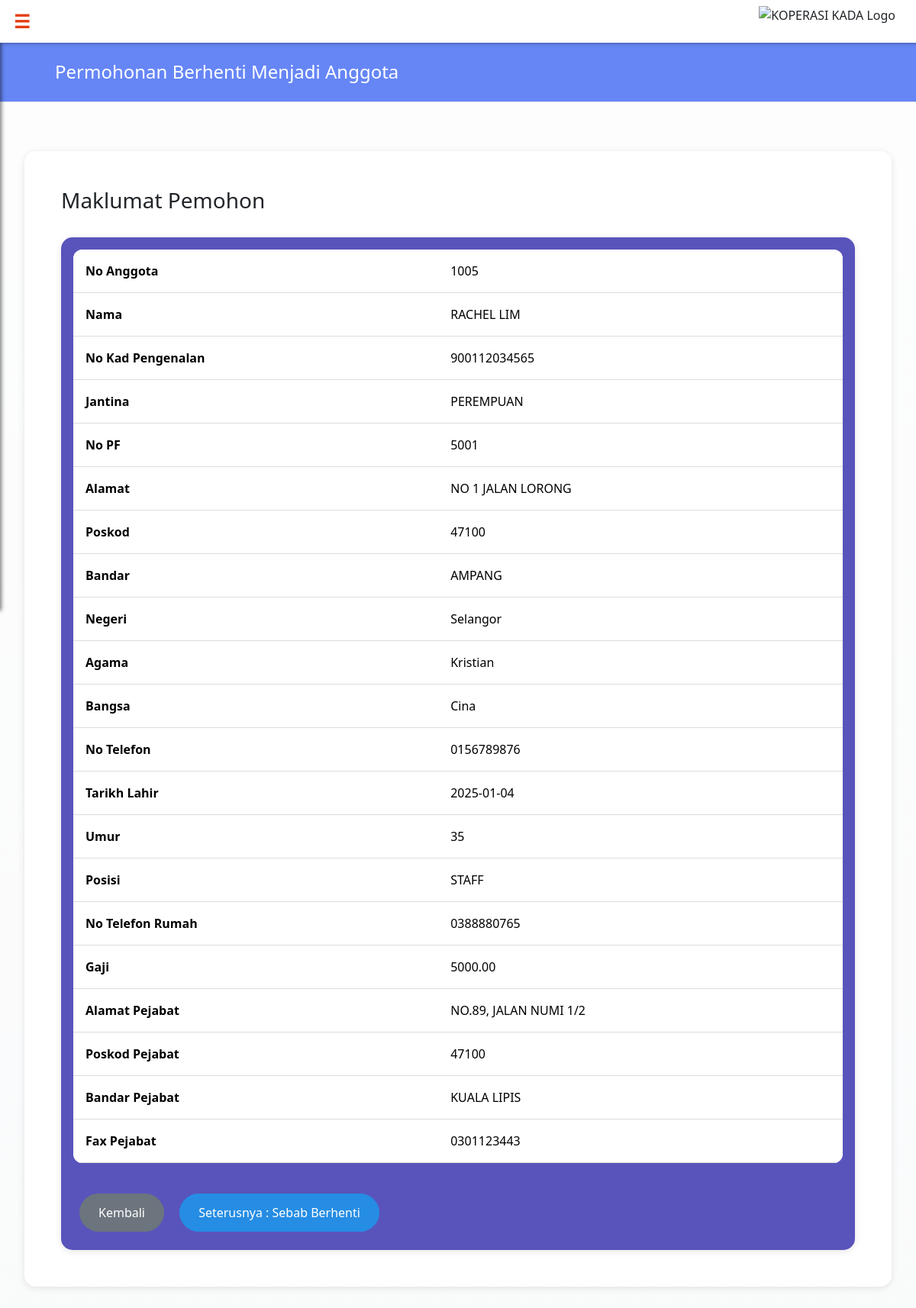
The app's page /adreviewterminate.php?staffNo=1005 with its own data.
### tables this page shows
CREATE TABLE `applicant` (
  `staffNo` int(5) NOT NULL,
  `photo` longblob NOT NULL,
  `applicantName` varchar(255) NOT NULL,
  `applicantIC` varchar(12) NOT NULL,
  `applicantPF` bigint(10) NOT NULL,
  `applicantStreet` varchar(200) NOT NULL,
  `applicantPostcode` int(6) NOT NULL,
  `applicantCity` varchar(100) NOT NULL,
  `applicantState` varchar(100) NOT NULL,
  `applicantGender` varchar(10) NOT NULL,
  `applicantReligion` varchar(20) NOT NULL,
  `applicantRace` varchar(20) NOT NULL,
  `applicantPosition` varchar(50) NOT NULL,
  `officeStreet` varchar(255) NOT NULL,
  `officePostcode` int(6) NOT NULL,
  `officeCity` varchar(100) NOT NULL,
  `applicantPhoneNumber` varchar(15) NOT NULL,
  `applicantDOB` date NOT NULL,
  `applicantAge` int(5) NOT NULL,
  `maritalStatus` varchar(15) NOT NULL,
  `applicantGrade` varchar(10) NOT NULL,
  `officeFax` varchar(15) NOT NULL,
  `applicantPhoneHome` varchar(15) NOT NULL,
  `applicantSalary` decimal(10,2) NOT NULL,
  `salaryStatement` longblob NOT NULL,
  `email` varchar(50) NOT NULL
);

### adreviewterminate.php (the view, shortened to what this page needs)
<?php
include 'dbconnect.php';
include 'headeradmin.php';
$staffNo = $_GET['staffNo'];
$sql = "SELECT staffNo, applicantName, applicantIC, applicantPF, applicantStreet, applicantPostcode, applicantCity, applicantState, applicantGender, applicantReligion, applicantRace, applicantPosition, officeStreet, officePostcode, applicantPhoneNumber, applicantDOB, applicantAge, officeFax, officeCity, applicantPhoneHome, applicantSalary, applicantPosition
        FROM applicant
        WHERE staffNo = ?";
$stmt = $con->prepare($sql);
$stmt->bind_param("s", $staffNo);
$stmt->execute();
$result = $stmt->get_result();
if ($result->num_rows > 0) {
    $row = $result->fetch_assoc();
} else {
    die("No applicant found with the given Staff No.");
}
?>
<!DOCTYPE html>
<html lang="en">
<head>
    <link href="https://cdn.jsdelivr.net/npm/bootstrap@5.3.3/dist/css/bootstrap.min.css" rel="stylesheet">
</head>
<body>
    <div class="page-header">
        <h2 class="page-title">Permohonan Berhenti Menjadi Anggota</h2>
    </div>
<div class="container">
        <div class="content-container">
            <h3>Maklumat Pemohon</h3><br>
            <div class="table-container">
            <table class="table table-hover">
            <tr>
                <th>No Anggota</th>
                <td><?php echo htmlspecialchars($row['staffNo']); ?></td>
            </tr>
            <tr>
                <th>Nama</th>
                <td><?php echo htmlspecialchars($row['applicantName']); ?></td>
            </tr>
            <tr>
                <th>No Kad Pengenalan</th>
                <td><?php echo htmlspecialchars($row['applicantIC']); ?></td>
            </tr>
            <tr>
                <th>Jantina</th>
                <td><?php echo htmlspecialchars($row['applicantGender']); ?></td>
            </tr>
            <tr>
                <th>No PF</th>
                <td><?php echo htmlspecialchars($row['applicantPF']); ?></td>
            </tr>
            <tr>
                <th>Alamat</th>
                <td><?php echo htmlspecialchars($row['applicantStreet']); ?></td>
            </tr>
            <tr>
                <th>Poskod</th>
                <td><?php echo htmlspecialchars($row['applicantPostcode']); ?></td>
            </tr>
            <tr>
                <th>Bandar</th>
                <td><?php echo htmlspecialchars($row['applicantCity']); ?></td>
            </tr>
            <tr>
                <th>Negeri</th>
                <td><?php echo htmlspecialchars($row['applicantState']); ?></td>
            </tr>
            <tr>
                <th>Agama</th>
                <td><?php echo htmlspecialchars($row['applicantReligion']); ?></td>
            </tr>
            <tr>
                <th>Bangsa</th>
                <td><?php echo htmlspecialchars($row['applicantRace']); ?></td>
            </tr>
            <tr>
                <th>No Telefon</th>
                <td><?php echo htmlspecialchars($row['applicantPhoneNumber']); ?></td>
            </tr>
            <tr>
                <th>Tarikh Lahir</th>
                <td><?php echo htmlspecialchars($row['applicantDOB']); ?></td>
            </tr>
            <tr>
                <th>Umur</th>
                <td><?php echo htmlspecialchars($row['applicantAge']); ?></td>
            </tr>
            <tr>
                <th>Posisi</th>
                <td><?php echo htmlspecialchars($row['applicantPosition']); ?></td>
            </tr>
            <tr>
                <th>No Telefon Rumah</th>
                <td><?php echo htmlspecialchars($row['applicantPhoneHome']); ?></td>
            </tr>
            <tr>
                <th>Gaji</th>
                <td><?php echo htmlspecialchars($row['applicantSalary']); ?></td>
            </tr>
            <tr>
                <th>Alamat Pejabat</th>
                <td><?php echo htmlspecialchars($row['officeStreet']); ?></td>
            </tr>
            <tr>
                <th>Poskod Pejabat</th>
                <td><?php echo htmlspecialchars($row['officePostcode']); ?></td>
            </tr>
            <tr>
                <th>Bandar Pejabat</th>
                <td><?php echo htmlspecialchars($row['officeCity'] ?? 'N/A'); ?></td>
            </tr>
            <tr>
                <th>Fax Pejabat</th>
                <td><?php echo htmlspecialchars($row['officeFax']); ?></td>
            </tr>
        </table>
        <a href="reviewterminate.php" class="btn btn-secondary mt-3">Kembali</a>
         <a href="adreviewreason.php?staffNo=<?php echo urlencode($row['staffNo']); ?>" class="btn btn-primary mt-3">Seterusnya : Sebab Berhenti</a>
    </div>
</body>
</html>

### headeradmin.php (style rules this page uses)
body { overflow-x: hidden; }

### adreviewterminate.php (style rules this page uses)
:root { --primary: #6686f6; --secondary: #318166; --accent: #f567a1; --dark-blue: #1255b8; --light-blue: #258de4; --purple: #5954bb; }
body { background-color: #f8f9fa; margin: 0; font-family: 'Segoe UI', Tahoma, Geneva, Verdana, sans-serif; background-image: linear-gradient(rgba(255, 255, 255, 0.75), rgba(255, 255, 255, 0.25)), url('img/img.png'); background-size: cover; background-repeat: no-repeat; background-attachment: fixed; background-position: center; }
.page-header { background-color: var(--primary); padding: 1.5rem 0; margin-bottom: 2rem; border-bottom: 1px solid #dee2e6; }
.page-title { color: white; font-size: 1.5rem; font-weight: 500; text-align: left; margin: 0; padding-left: 4.5rem; }
.container { max-width: 1450px; margin: 0 auto; padding: 2rem; }
.table-container { background-color: var(--purple); padding: 1rem; border-radius: 15px; box-shadow: 0 2px 10px rgba(0, 0, 0, 0.1); }
.content-container { background-color: white; border-radius: 15px; box-shadow: 0 2px 10px rgba(0, 0, 0, 0.1); padding: 3rem; }
.table { width: 100%; table-layout: auto; margin-bottom: 1.5rem; white-space: nowrap; border-collapse: collapse; border-radius: 12px; overflow: hidden; background-color: #fff; }
.table th, .table td { padding: 1rem; text-align: left; vertical-align: middle; font-size: 1rem; border-bottom: 1px solid #ddd; }
.btn { border-radius: 30px; padding: 0.75rem 1.5rem; font-weight: 500; transition: all 0.3s ease; margin: 0.5rem; font-size: 1rem; }
.btn-primary { background-color: var(--light-blue); border-color: var(--light-blue); }
.mt-3 { margin-top: 1rem; }

### records on screen
applicant: staffNo "1005", applicantName "RACHEL LIM", applicantIC "900112034565", applicantGender "PEREMPUAN", applicantPF "5001", applicantStreet "NO 1 JALAN LORONG", applicantPostcode "47100", applicantCity "AMPANG", applicantState "Selangor", applicantReligion "Kristian", applicantRace "Cina", applicantPhoneNumber "0156789876", applicantDOB "2025-01-04", applicantAge "35", applicantPosition "STAFF", applicantPhoneHome "0388880765", applicantSalary "5000.00", officeStreet "NO.89, JALAN NUMI 1/2", officePostcode "47100", officeCity "KUALA LIPIS", officeFax "0301123443"
